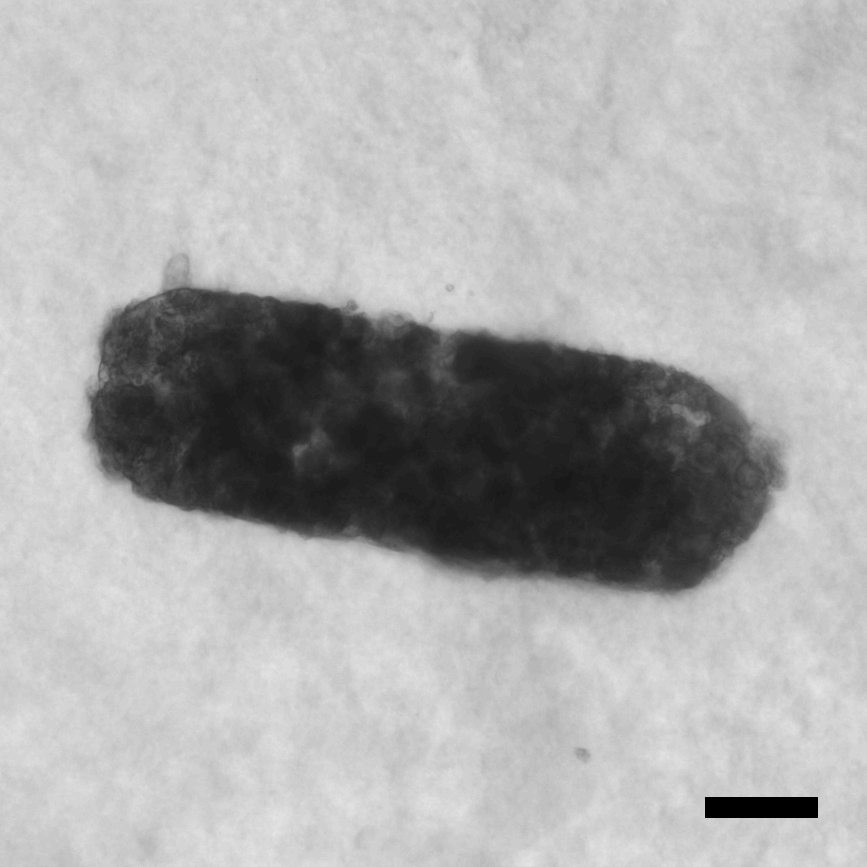
#> input picture data/1 0.tif, 867 x 867 px
$ jupyter execute --allow-errors Image_processing_MultiFolder.ipynb   (older library calls are emulated)
#> lines starting #> are read from the running program, lines starting #| are printed output that depends on the picture; after the words box and inside, x2 and y2 are one past the last pixel; in counts of white or black regions, pixels touching at a corner belong together
[cell 1]
import numpy as np
import matplotlib.pyplot as plt
import mahotas as mh
import imutils
import nd2
import cv2
import os
import pandas as pd
from scipy.signal import find_peaks
pwd = os.getcwd()

[cell 2]
IMAGE_SCALE = 0.5605 # pixel/micron
SCALE_BAR = 200 # micron
SCALE_BAR_MARGIN = 50 # pixels
SCALE_BAR_THICKNESS = 20 # pixels

CONVERT = True
CROP = True
PERIMETER = True

[cell 3]
# Get the folder address from the user
while True:
    folder_address = input("Enter folder address: ")
    if os.path.isdir(folder_address):
        print("Folder path is correct.")
        break
    else:
        print("Folder path is not correct! Try again.")
#> this loop made 1 pass; the answer given on pass 1: ../data
#> further down, img_color is the input picture: shape (867, 867); min 0, max 232, mean 172.5
#> `mask_img = cv2.adaptiveThreshold(bf_img,255,cv2.ADAPTIVE_THRESH_MEAN_C..`:
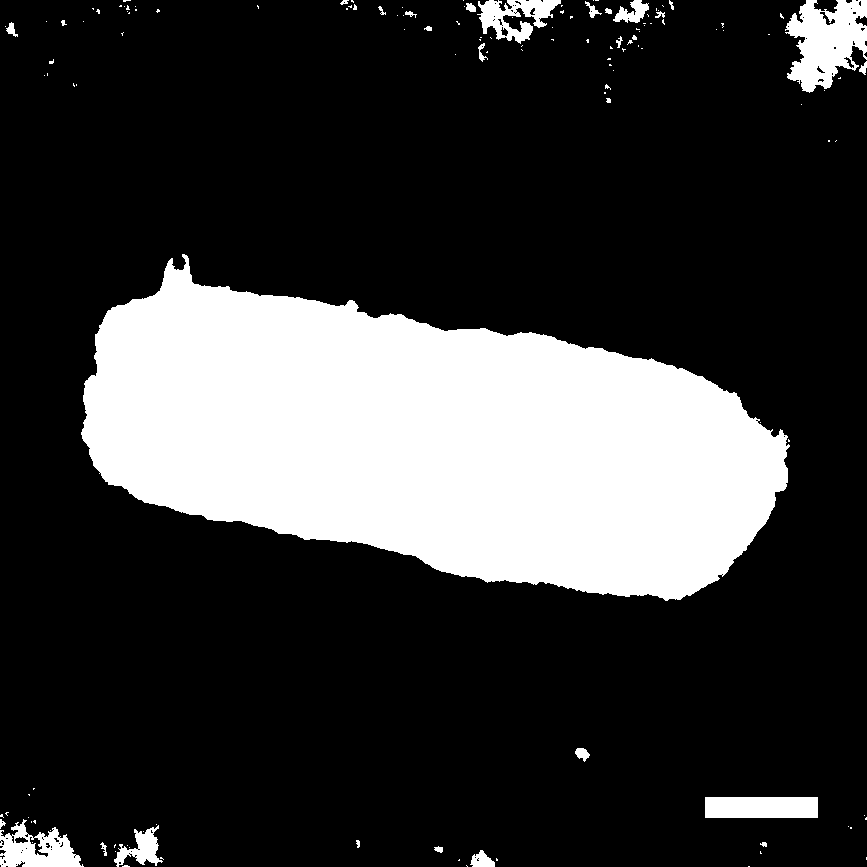
#> mask_img: shape (867, 867); 22.4% white; 137 white regions (108 under 20 px), largest, box (x1, y1, x2, y2) and area: (81, 254, 790, 601) 154273, (785, 0, 867, 93) 4859, (705, 797, 818, 818) 2373
#> `labeled_img, n_img = mh.label(mask_img)`:
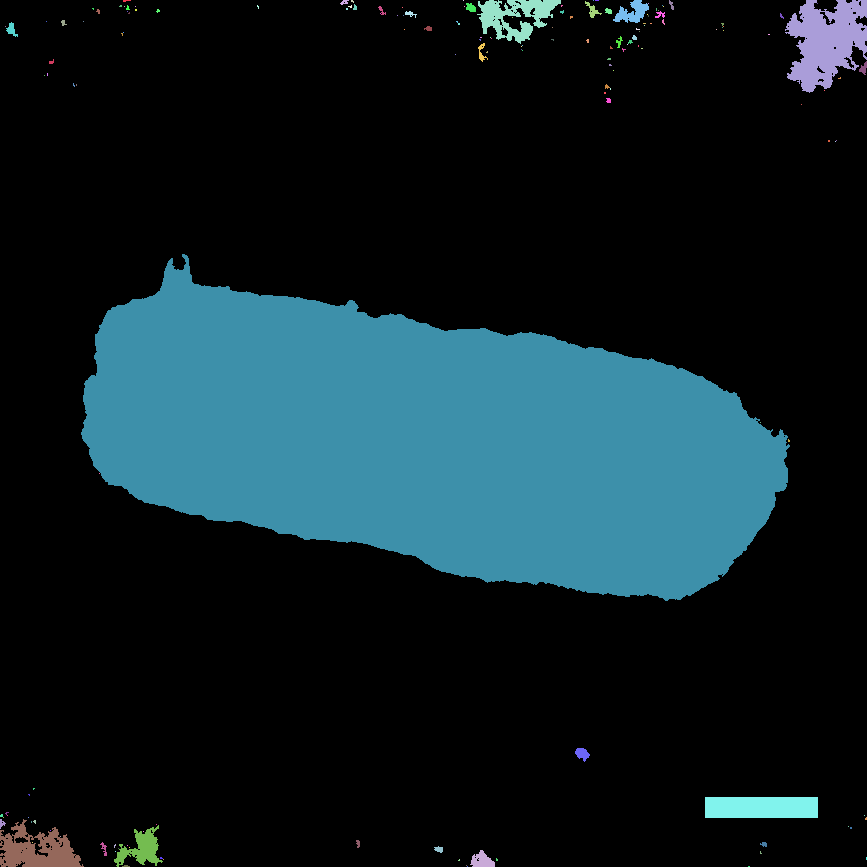
#> labeled_img: shape (867, 867) int32; 161 distinct labels, from 0 to 160; one colour per label, 0 black
#> `labeled_img, n_img = mh.label(mask_img)`: n_img = 160

# Create DataFrame to store perimeter and area data
data_columns = ['Folder', 'Image', 'Patient line', 'Sample ID', 'Recovery Day', 'Sample number', 'Organoid number', 'Perimeter', 'Area']
perimeter_data = pd.DataFrame(columns=data_columns)

#> (a cell that did not finish here is left out)

$ run again, on data/1 21.tif
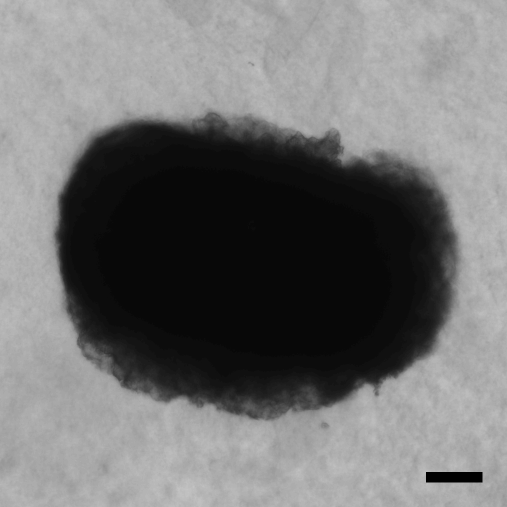
#> input picture data/1 21.tif, 1014 x 1014 px (shown at 1/2 size)
#> the loop `while True:` made 1 pass; the answer given on pass 1: ../data
#> img_color is the input picture: shape (1014, 1014); min 0, max 196, mean 114.2
#> `mask_img = cv2.adaptiveThreshold(bf_img,255,cv2.ADAPTIVE_THRESH_MEAN_C..`:
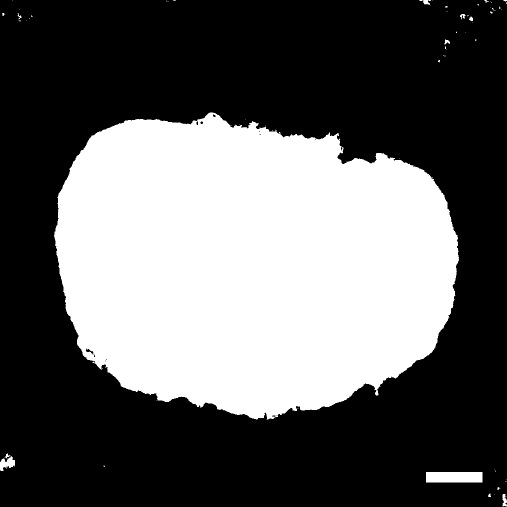
#> mask_img: shape (1014, 1014) (shown at 1/2 size); 38% white; 64 white regions (51 under 20 px), largest, box (x1, y1, x2, y2) and area: (108, 225, 918, 839) 387318, (852, 944, 965, 965) 2373, (0, 912, 30, 942) 518
#> `labeled_img, n_img = mh.label(mask_img)`:
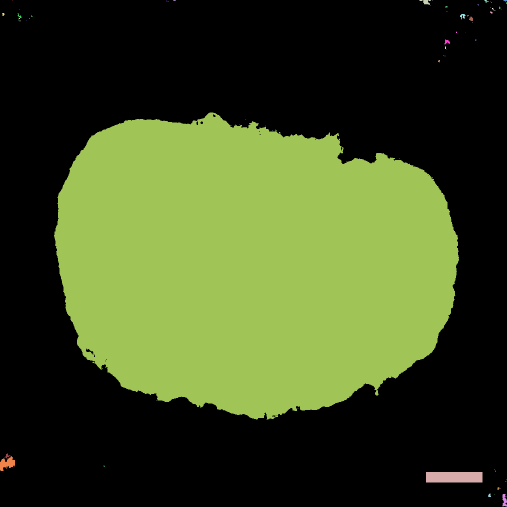
#> labeled_img: shape (1014, 1014) int32 (shown at 1/2 size); 76 distinct labels, from 0 to 75; one colour per label, 0 black
#> n_img = 75

$ run again, on data/1 7.tif
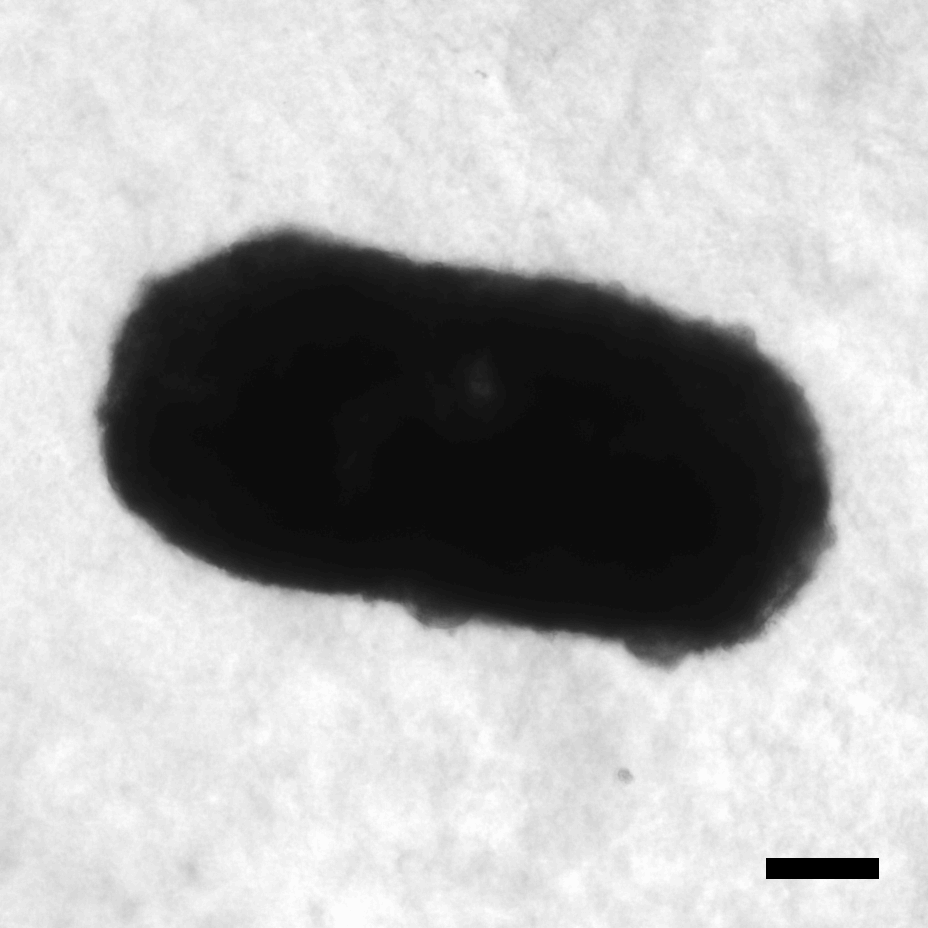
#> input picture data/1 7.tif, 928 x 928 px
#> the loop `while True:` made 1 pass; the answer given on pass 1: ../data
#> img_color is the input picture: shape (928, 928); min 0, max 252, mean 174.7
#> `mask_img = cv2.adaptiveThreshold(bf_img,255,cv2.ADAPTIVE_THRESH_MEAN_C..`:
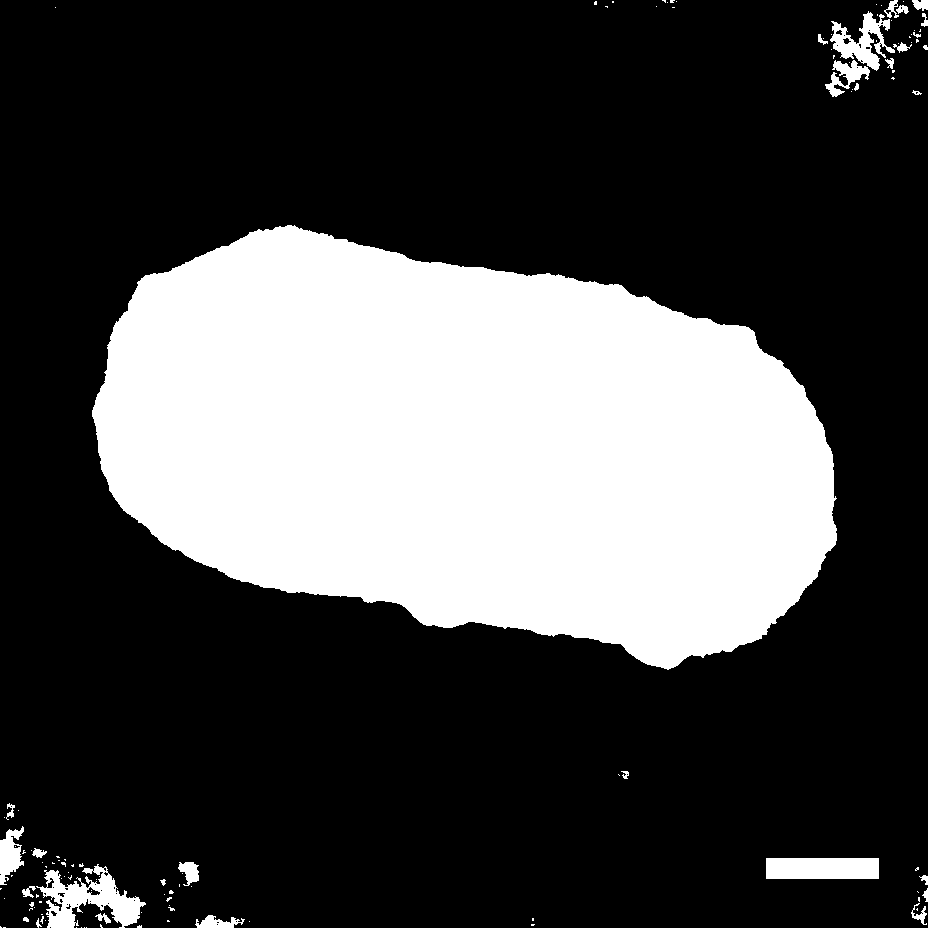
#> mask_img: shape (928, 928); 28.7% white; 121 white regions (92 under 20 px), largest, box (x1, y1, x2, y2) and area: (92, 225, 837, 670) 236324, (36, 864, 146, 928) 3141, (766, 858, 879, 879) 2373
#> `labeled_img, n_img = mh.label(mask_img)`:
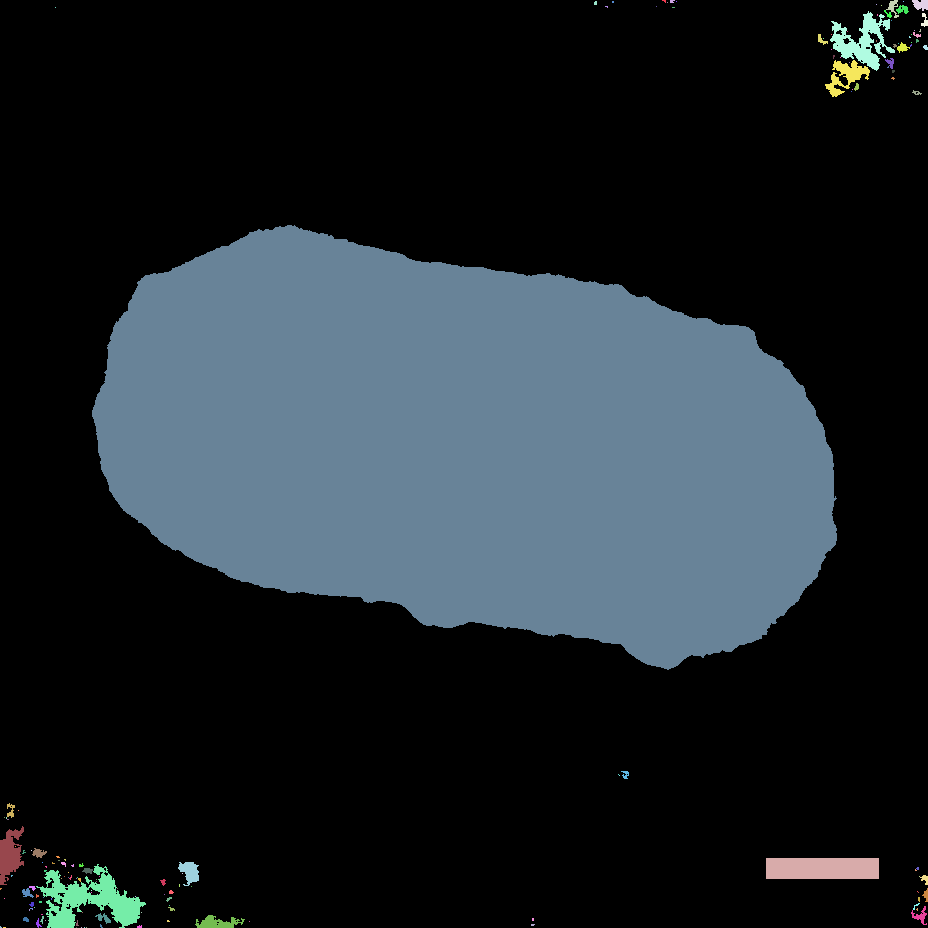
#> labeled_img: shape (928, 928) int32; 152 distinct labels, from 0 to 151; one colour per label, 0 black
#> n_img = 151
